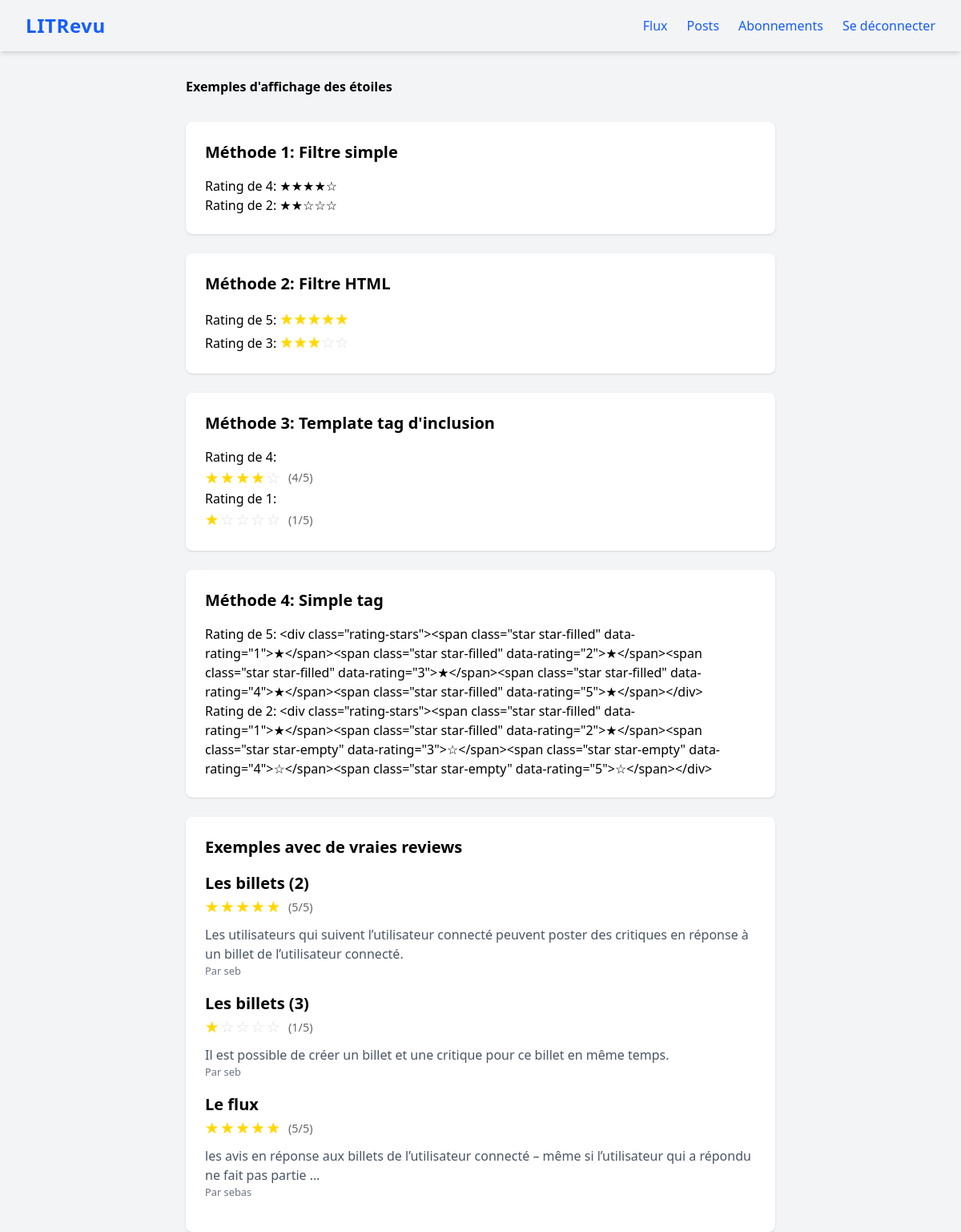
Page /stars-demo/ (signed in) on the earlier database version.
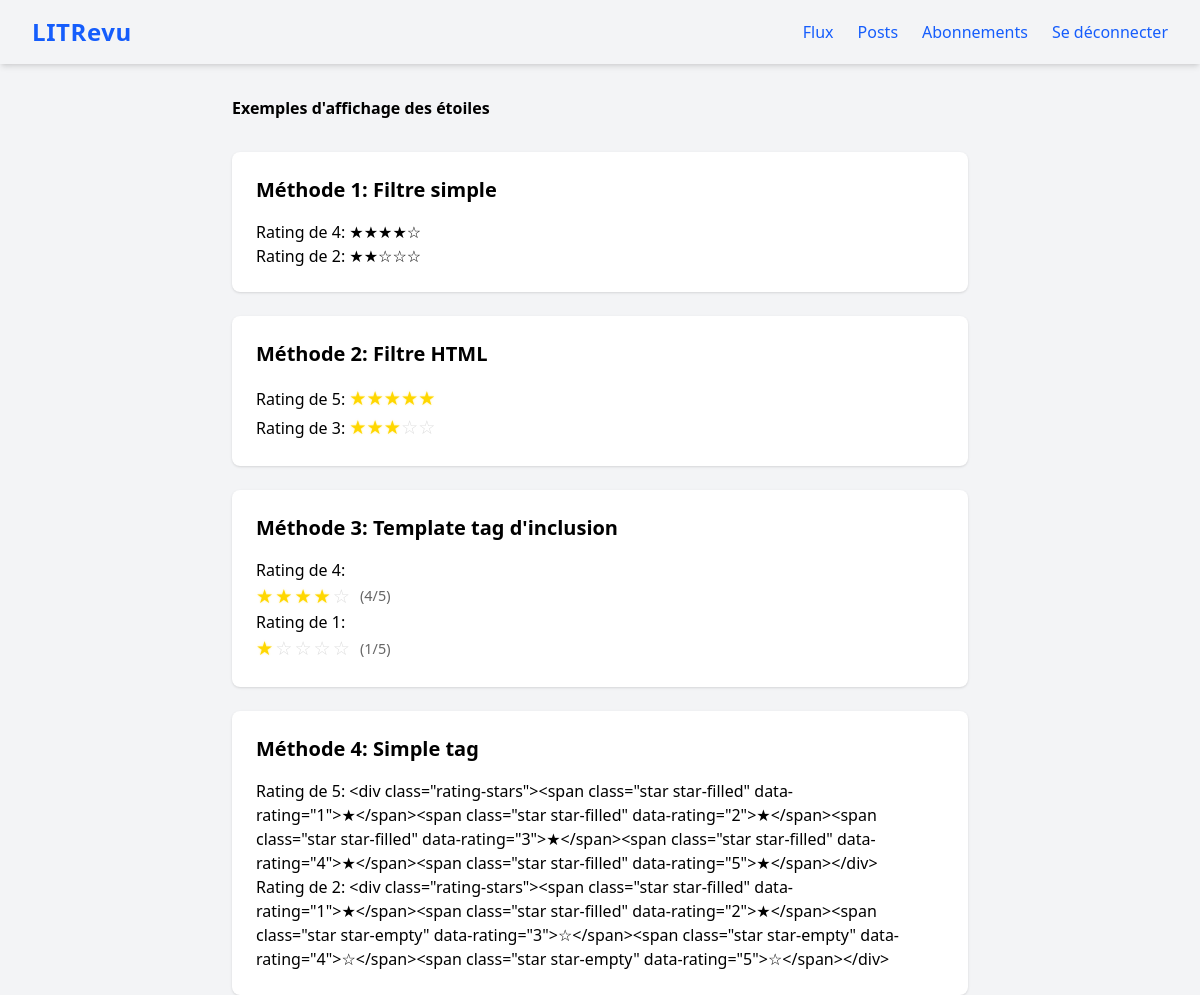
Same page on the later database version.
### review/models.py (models this page shows, shortened)
class Review(models.Model):
    ticket = models.ForeignKey(
        to=Ticket,
        related_name="reviews",
        on_delete=models.CASCADE
    )
    rating = models.IntegerField(
        validators=[MinValueValidator(0), MaxValueValidator(5)])
    headline = models.CharField(max_length=128)
    body = models.CharField(max_length=8192, blank=True)
    user = models.ForeignKey(
        to=settings.AUTH_USER_MODEL, on_delete=models.CASCADE)
    created = models.DateTimeField(auto_now_add=True)

### authentication/models.py (models this page shows)
class User(AbstractUser):
    follows = models.ManyToManyField(
        'self',
        symmetrical=False,
        verbose_name='suit'
    )

### review/views.py (the view)
# urls.py: path('stars-demo/', review.views.stars_demo, name='stars-demo'),
@login_required
def stars_demo(request):
    reviews = models.Review.objects.select_related('user', 'ticket')[:5]
    return render(request, 'review/stars_demo.html', {
        'reviews': reviews
    })

### review/templatetags/review_extras.py (called while the page is built)
@register.filter
def stars(rating):
    if rating is None:
        return ""
    rating = int(rating)
    full_stars = "★" * rating
    empty_stars = "☆" * (5 - rating)
    return full_stars + empty_stars

@register.filter
def stars_html(rating):
    if rating is None:
        return ""
    rating = int(rating)
    stars_html = ""
    for i in range(1, 6):
        if i <= rating:
            stars_html += '<span class="star filled">★</span>'
        else:
            stars_html += '<span class="star empty">☆</span>'
    return stars_html

@register.inclusion_tag('review/_stars.html')
def display_stars(rating):
    return {'rating': rating}

@register.simple_tag
def rating_stars(rating, max_rating=5):
    if rating is None:
        rating = 0
    rating = min(max(int(rating), 0), max_rating)
    html = '<div class="rating-stars">'
    for i in range(1, max_rating + 1):
        if i <= rating:
            html += (f'<span class="star star-filled" '
                     f'data-rating="{i}">★</span>')
        else:
            html += (f'<span class="star star-empty" '
                     f'data-rating="{i}">☆</span>')
    html += '</div>'
    return html

### review/templates/review/stars_demo.html (shortened to what this page needs)
{% extends 'base.html' %}
{% load review_extras %}
{% load static %}
{% block extra_css %}
<link rel="stylesheet" href="{% static 'review/css/styles.css' %}">
{% endblock %}
{% block content %}
<div class="container mx-auto px-4 py-8">
    <h1 class="text-3xl font-bold mb-8">Exemples d'affichage des étoiles</h1>
    <div class="grid gap-6">
        <div class="bg-white p-6 rounded-lg shadow">
            <h2 class="text-xl font-semibold mb-4">Méthode 1: Filtre simple</h2>
            <p>Rating de 4: {{ 4|stars }}</p>
            <p>Rating de 2: {{ 2|stars }}</p>
        </div>
        <div class="bg-white p-6 rounded-lg shadow">
            <h2 class="text-xl font-semibold mb-4">Méthode 2: Filtre HTML</h2>
            <p>Rating de 5: {{ 5|stars_html|safe }}</p>
            <p>Rating de 3: {{ 3|stars_html|safe }}</p>
        </div>
        <div class="bg-white p-6 rounded-lg shadow">
            <h2 class="text-xl font-semibold mb-4">Méthode 3: Template tag d'inclusion</h2>
            <p>Rating de 4: {% display_stars 4 %}</p>
            <p>Rating de 1: {% display_stars 1 %}</p>
        </div>
        <div class="bg-white p-6 rounded-lg shadow">
            <h2 class="text-xl font-semibold mb-4">Méthode 4: Simple tag</h2>
            <p>Rating de 5: {% rating_stars 5 %}</p>
            <p>Rating de 2: {% rating_stars 2 %}</p>
        </div>
        {% if reviews %}
        <div class="bg-white p-6 rounded-lg shadow">
            <h2 class="text-xl font-semibold mb-4">Exemples avec de vraies reviews</h2>
            {% for review in reviews %}
            <div class="border-b pb-4 mb-4">
                <h3 class="font-bold">{{ review.headline }}</h3>
                {% display_stars review.rating %}
                <p class="text-gray-600 mt-2">{{ review.body|truncatewords:20 }}</p>
                <small class="text-gray-500">Par {{ review.user.username }}</small>
            </div>
            {% endfor %}
        </div>
        {% endif %}
    </div>
</div>
{% endblock %}

### templates/base.html (shortened to what this page needs)
{% load static tailwind_tags %}
<html lang="fr-FR" class="h-full bg-gray-100">
    <head>
        {% tailwind_css %}
        <link rel="stylesheet" href="{% static 'review/css/styles.css' %}">
        {% block extra_css %}{% endblock %}
    </head>
    <body class="min-h-screen flex flex-col">
        <nav class="w-full bg-violet-300 text-blue-600 shadow-md py-4 px-8 flex items-center justify-between">
            <div class="flex items-center gap-4">
                <h1 class="text-2xl font-bold text-blue-600 tracking-wide">LITRevu</h1>
            </div>
            {% if user.is_authenticated %}
            <div class="flex items-center gap-6">
                <h2><a href="{% url 'flux' %}" class="hover:text-pink-400 transition">Flux</a></h2>
                <h2><a href="{% url 'posts' %}" class="hover:text-pink-400 transition">Posts</a></h2>
                <h2><a href="{% url 'follow-users' %}" class="hover:text-pink-400 transition">Abonnements</a></h2>
                <h2><form action="{% url 'logout' %}" method="post" class="inline">
                    <button type="submit" class="bg-transparent text-blue-600 hover:text-pink-400 transition">Se déconnecter</button>
                </form></h2>
            </div>
            {% endif %}
        </nav>
        <main class="flex-1 w-full max-w-3xl mx-auto mt-8">
            {% block content %}{% endblock content %}
        </main>
    </body>
</html>

### review/templates/review/_stars.html
<div class="rating-display">
    {% for i in "12345" %}
        {% if forloop.counter <= rating %}
            <span class="star filled">★</span>
        {% else %}
            <span class="star empty">☆</span>
        {% endif %}
    {% endfor %}
    <span class="rating-text">({{ rating }}/5)</span>
</div>

### review/static/review/css/styles.css (style rules this page uses)
.rating-display { display: inline-flex; align-items: center; gap: 2px; }
.star { font-size: 1.2em; cursor: default; transition: color 0.2s ease; }
.star.filled, .star.star-filled { color: #ffd700; text-shadow: 0 0 2px rgba(255, 215, 0, 0.5); }
.star.empty, .star.star-empty { color: #ddd; }
.rating-text { margin-left: 8px; font-size: 0.9em; color: #666; }

Differences in the rows shown:
removed Review: headline "Les billets (2)", rating "5", body "Les utilisateurs qui suivent l’utilisateur connecté peuvent poster des critiques en réponse à un billet de l’utilisateur connecté.", user.username "seb"
removed Review: headline "Les billets (3)", rating "1", body "Il est possible de créer un billet et une critique pour ce billet en même temps.", user.username "seb"
removed Review: headline "Le flux", rating "5", body "les avis en réponse aux billets de l’utilisateur connecté – même si l’utilisateur qui a répondu ne fait pas partie …", user.username "sebas"
Other differences:
text no longer shown: "Exemples avec de vraies reviews"
